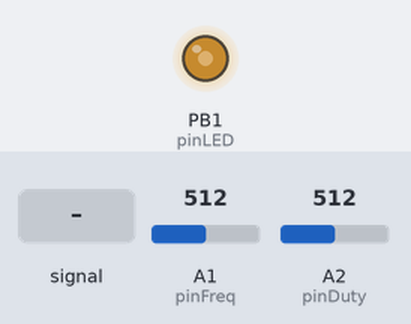
A sketch run on a simulated ATtiny85, built with avr-gcc and run on an emulated ATtiny85. Parts: output pins drawn as LEDs (lit = HIGH). Inputs (shaded band) come from the test bench; at power-on: A1 (pinFreq) = 512, A2 (pinDuty) = 512.

Above: at 0.77 s.
1.3 s: A1 (pinFreq) set to 291
4.3 s: A1 (pinFreq) set to 268
At 6.32 s:
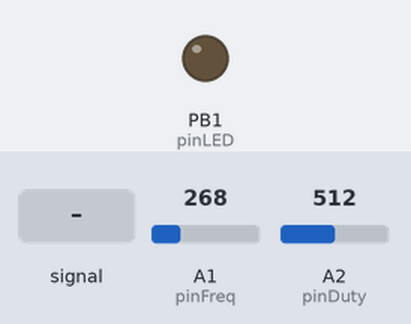
7.3 s: A1 (pinFreq) fed a 1000 Hz sine of ±255 counts around its level
10.3 s: A2 (pinDuty) set to 122
At 11.85 s:
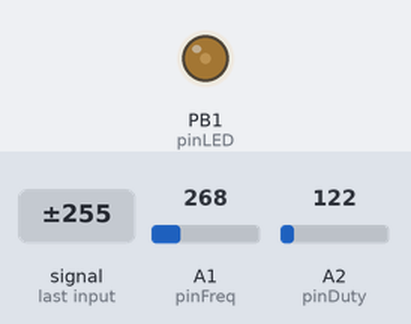
13.3 s: A2 (pinDuty) set to 1023
16.3 s: A1 (pinFreq) set to 306
At 17.3 s:
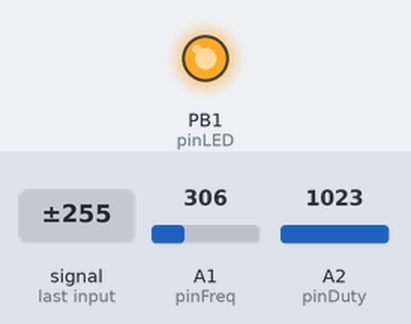
Timing chart, 0 to 19.3 s (numbered marks = the images above; inputs shaded):
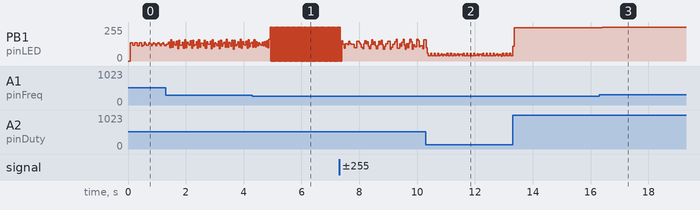

Measured:
- the behaviour switches between 277 and 276 on A1 (pinFreq) (found by bisection; images 0 and 1)
- after the input at 16.3 s, PB1 (pinLED): 248/255 → 255/255 after 0.10 s

The sketch:

Tinny-Injector.ino
```cpp
// Pines para ATtiny85
const int pinLED = PB1;       // PB1 (Pin físico 6) - Salida de la señal PWM
const int pinFreq = A1;      // PB2 (Pin físico 7 -> Entrada Analógica A1)
const int pinDuty = A2;      // PB4 (Pin físico 3 -> Entrada Analógica A2)

// Variables de control de tiempo
unsigned long tiempoAnterior = 0;
unsigned long tiempoOn = 0;
unsigned long tiempoOff = 0;
bool estadoLED = false;
bool alternarLectura = false; // Para turnar las lecturas analógicas

void setup() {
  pinMode(pinLED, OUTPUT);

  // Inicialización para evitar problemas en el primer ciclo
  tiempoOn = 100000;
  tiempoOff = 100000;
}

void loop() {
  // --- OPTIMIZACIÓN: Leemos un potenciómetro a la vez ---
  if (alternarLectura) {
    // 1. Leer y calcular Frecuencia (CAMBIADO: Ahora el mínimo es 5 Hz hasta 140 Hz)
    int lecturaFreq = analogRead(pinFreq);
    int frequencia = map(lecturaFreq, 0, 1023, 3, 140);

    unsigned long periodoTotal = 1000000UL / frequencia;

    // Recalcular tiempos basados en el nuevo período
    int lecturaDuty = analogRead(pinDuty);
    tiempoOn = map(lecturaDuty, 0, 1023, 0, periodoTotal);
    tiempoOff = periodoTotal - tiempoOn;
  } else {
    // 2. Leer y calcular Duty Cycle basado en el período actual
    int lecturaDuty = analogRead(pinDuty);
    unsigned long periodoTotal = tiempoOn + tiempoOff;
    if (periodoTotal == 0) periodoTotal = 1000000UL;

    tiempoOn = map(lecturaDuty, 0, 1023, 0, periodoTotal);
    tiempoOff = periodoTotal - tiempoOn;
  }

  alternarLectura = !alternarLectura; // Alterna el turno en el siguiente loop

  // --- GENERADOR DE ONDA POR SOFTWARE ---
  unsigned long tiempoActual = micros();

  if (estadoLED) {
    // Si está encendido, esperar a que termine tiempoOn
    if (tiempoActual - tiempoAnterior >= tiempoOn) {
      estadoLED = false;
      digitalWrite(pinLED, LOW);
      tiempoAnterior = tiempoActual;
    }
  } else {
    // Si está apagado, esperar a que termine tiempoOff
    if (tiempoActual - tiempoAnterior >= tiempoOff) {
      if (tiempoOn > 0) { // Evita encender si el Duty es 0%
        estadoLED = true;
        digitalWrite(pinLED, HIGH);
      }
      tiempoAnterior = tiempoActual;
    }
  }
}
```
